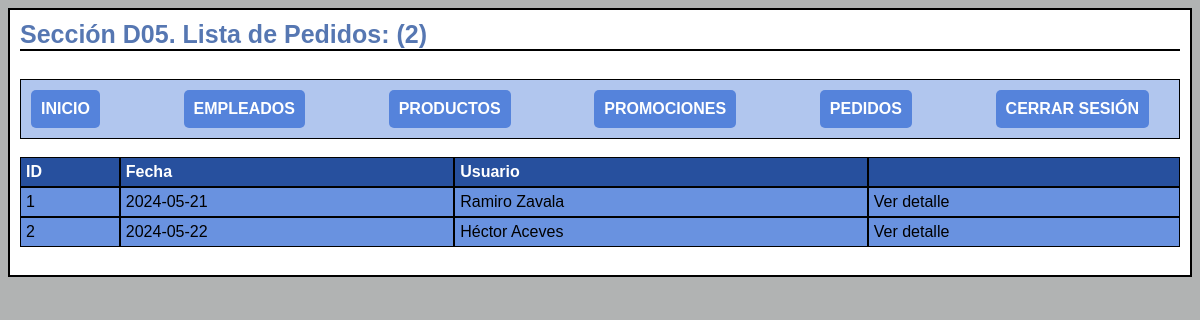
/pedidos/pedidos_lista.php (signed in), run on the app's committed database.
### tables this page shows
CREATE TABLE `pedidos` (
  `id` int(11) NOT NULL,
  `fecha` date NOT NULL,
  `id_usuario` int(11) NOT NULL,
  `status` int(1) NOT NULL DEFAULT 0
);

CREATE TABLE `clientes` (
  `id` int(11) NOT NULL,
  `nombre` varchar(128) NOT NULL,
  `correo` varchar(128) NOT NULL,
  `pass` varchar(32) NOT NULL
);

### pedidos/pedidos_lista.php (the view, shortened to what this page needs)
<html>
<head>
    <?php
        $con = conecta();
        $sql = "SELECT * FROM pedidos WHERE status = 1";
        $res = $con->query($sql);
        $num = $res->num_rows;
    ?>
    <link rel="stylesheet" href="../css/style.css?v=<?php echo time();?>">
</head>
<body>
    <div id='contenedor_principal'>
        <div class='titulo'>Sección D05. Lista de Pedidos: (<?php echo $num; ?>)</div>
        <?php
            include "menu.php";
        ?>
        <div class='tabla'>
            <div class='fila encabezado'>
                <div class='celda'>ID</div>
                <div class='celda'>Fecha</div>
                <div class='celda'>Usuario</div>
                <div class='celda'></div>
            </div>
            <?php
            while ($row = $res->fetch_array()) {
                $id = $row["id"];
                $fecha = $row["fecha"];
                $id_usuario = $row["id_usuario"];
                $sql = "SELECT * FROM clientes WHERE id = $id_usuario";
                $res_cliente = $con->query($sql);
                $cliente = $res_cliente->fetch_assoc();
                $nombre_cliente = $cliente["nombre"];
                echo "<div id='producto$id' class='fila'>";
                echo "<div class='celda'>$id</div>";
                echo "<div class='celda'>$fecha</div>";
                echo "<div class='celda'>$nombre_cliente</div>";
                echo "<div class='celda'> <a href='pedidos_detalle.php?id=$id'> Ver detalle </a> </div>";
                echo "</div>";
            }
            ?>
        </div>
</body>
</html>

### css/style.css (style rules this page uses)
:root { --azul_principal: rgba(53, 109, 214, 0.74); --azul_fondo: rgba(150, 179, 233, 0.74); --azul_titilo: rgba(27, 71, 151, 0.74); }
a:link, a:visited { color: inherit; text-decoration: none; }
body { background-color: rgb(177, 179, 179); }
#contenedor_principal { border: 2px solid #000; background-color: #fff; font-family: 'Montserrat', sans-serif; margin-bottom: 20px; padding: 10px; height: auto; }
.titulo { font-weight: bold; font-size: 25px; margin-bottom: 10px; color: var(--azul_titilo); border-bottom: 2px solid #000; }
.tabla { display: table; width: 100%; }
.fila { display: table-row; }
.encabezado { font-weight: bold; color: #fff; background-color: #000 }
.celda { display: table-cell; max-width: 25%; padding: 5px; border: 1px solid #000; background-color: var(--azul_principal); }

### data on the page
pedidos: id "1", fecha "2024-05-21", clientes.nombre "Ramiro Zavala"
pedidos: id "2", fecha "2024-05-22", clientes.nombre "Héctor Aceves"

### other printed values
$num "2"
